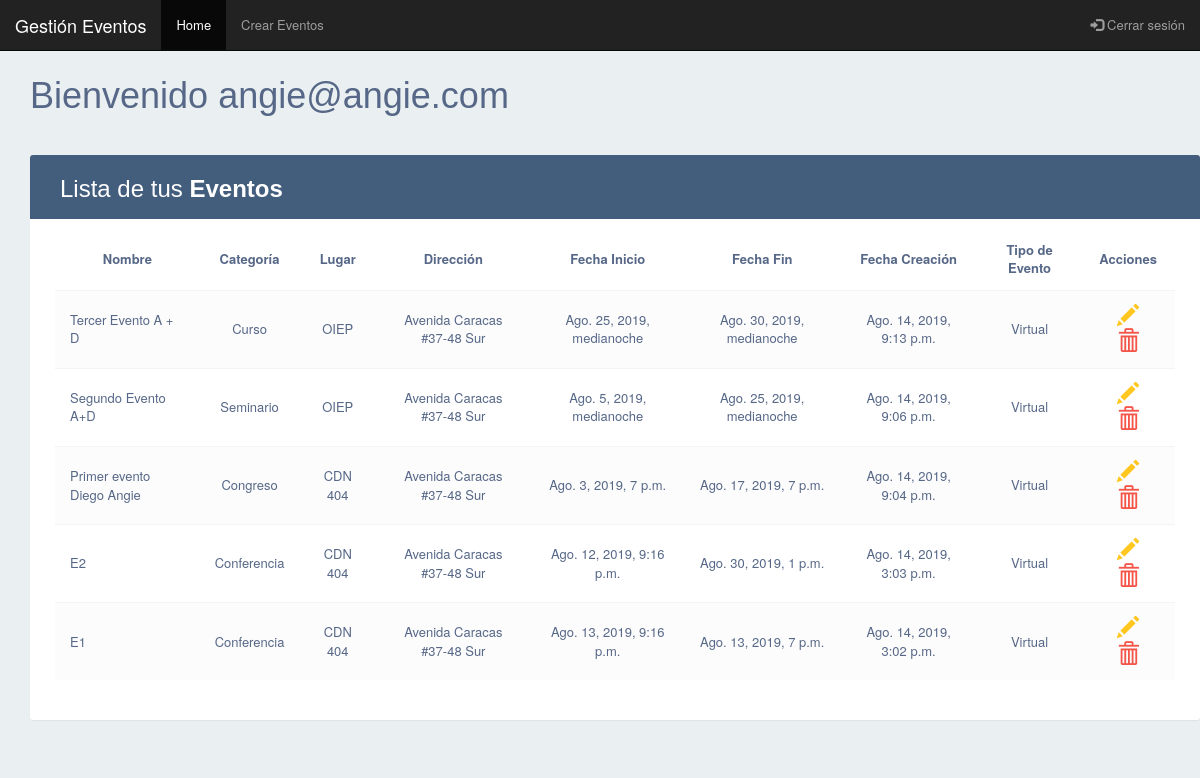
Screenshot of / (signed in) with the database file from the repository.
### events/models.py (models this page shows, shortened)
class Event(models.Model):
    event_name = models.CharField(max_length = 140, blank = False)
    event_site = models.CharField(max_length = 140, blank = True)
    event_address = models.CharField(max_length = 200, blank = True)
    event_start_date = models.DateTimeField()
    event_end_date = models.DateTimeField()
    event_create_date = models.DateTimeField(auto_now_add=True)
    event_category = models.ForeignKey(Category, on_delete = models.CASCADE)
    event_type = models.ForeignKey(EventType, on_delete = models.CASCADE)
    event_creator = models.ForeignKey(User, on_delete= models.CASCADE)

class Category(models.Model):
    category_description = models.CharField(max_length = 100, blank = False)

class EventType(models.Model):
    event_type_description = models.CharField(max_length = 100, blank = False)

### events/views.py (the view)
@login_required
def list_events(request):
    events = Event.objects.filter(event_creator=request.user).order_by('-event_create_date')
    context = {
        'events': events
    }
    return render(request, 'events/myevents.html', context = context)

### templates/events/myevents.html (shortened to what this page needs)
{% extends "base.html" %}
{% block container %}
    <div class="container">
        <div class="row">
            <h1>Bienvenido {{ request.user.username }}</h1>
        </div>
        <div class="row">
            <div class="table-wrapper">
                <div class="table-title">
                    <div class="row">
                        <div class="col-xs-12">
                            <h2> Lista de tus <b>Eventos</b></h2>
                        </div>
                    </div>
                </div>
                <table class="table table-striped table-hover">
                    <thead>
                        <tr>
                            <td align="center"> <b> Nombre </b> </td>
                            <td align="center"> <b> Categoría </b> </td>
                            <td align="center"> <b> Lugar </b> </td>
                            <td align="center"> <b> Dirección </b> </td>
                            <td align="center"> <b> Fecha Inicio </b> </td>
                            <td align="center"> <b> Fecha Fin </b> </td>
                            <td align="center"> <b> Fecha Creación</b> </td>
                            <td align="center"> <b> Tipo de Evento </b> </td>
                            <td align="center"> <b> Acciones </b> </td>
                        </tr>
                    </thead>
                    <tbody>
                        {% for event in events %}
                            <tr>
                                <td>{{ event.event_name }}</td>
                                <td align="center">{{ event.event_category.category_description }}</td>
                                <td align="center">{{ event.event_site }}</td>
                                <td align="center">{{ event.event_address }}</td>
                                <td align="center">{{ event.event_start_date }}</td>
                                <td align="center">{{ event.event_end_date }}</td>
                                <td align="center">{{ event.event_create_date }}</td>
                                <td align="center">{{ event.event_type.event_type_description }}</td>
                                <td align="center">
                                    <a href="{% url 'events:edit' %}?event={{ event.pk }}" class="edit">
                                        <i class="glyphicon glyphicon-pencil" data-toggle="tooltip" title="Editar"></i>
                                    </a>
                                    <a href="{% url 'events:delete' %}?event={{ event.pk }}" class="delete">
                                        <i class="glyphicon glyphicon-trash" data-toggle="tooltip" title="Borrar"></i>
                                    </a>
                                </td>
                            </tr>
                        {% endfor %}
                    </tbody>
                </table>
            </div>
        </div>
    </div>
{% endblock %}

### static/css/styles.css (style rules this page uses)
body { color: #566787; background: #eaf0f1; font-family: 'Varela Round', sans-serif; font-size: 13px; }
.table-wrapper { background: #fff; padding: 20px 25px; margin: 30px 0; border-radius: 3px; box-shadow: 0 1px 1px rgba(0,0,0,.05); }
.table-title { padding-bottom: 15px; background: #435d7d; color: #fff; padding: 16px 30px; margin: -20px -25px 10px; border-radius: 3px 3px 0 0; }
.table-title h2 { margin: 5px 0 0; font-size: 24px; }
table.table tr th, table.table tr td { border-color: #e9e9e9; padding: 12px 15px; vertical-align: middle; }
table.table-striped tbody tr:nth-of-type(odd) { background-color: #fcfcfc; }
table.table td:last-child i { opacity: 0.9; font-size: 22px; margin: 0 5px; }
table.table td a { font-weight: bold; color: #566787; display: inline-block; text-decoration: none; outline: none !important; }
table.table td a.edit { color: #FFC107; }
table.table td a.delete { color: #F44336; }
table.table td i { font-size: 19px; }

### rows the page displays
Event: event_name "Tercer Evento A + D", event_category.category_description "Curso", event_site "OIEP", event_address "Avenida Caracas #37-48 Sur", event_start_date "Ago. 25, 2019, medianoche", event_end_date "Ago. 30, 2019, medianoche", event_create_date "Ago. 14, 2019, 9:13 p.m.", event_type.event_type_description "Virtual"
Event: event_name "Segundo Evento A+D", event_category.category_description "Seminario", event_site "OIEP", event_address "Avenida Caracas #37-48 Sur", event_start_date "Ago. 5, 2019, medianoche", event_end_date "Ago. 25, 2019, medianoche", event_create_date "Ago. 14, 2019, 9:06 p.m.", event_type.event_type_description "Virtual"
Event: event_name "Primer evento Diego Angie", event_category.category_description "Congreso", event_site "CDN 404", event_address "Avenida Caracas #37-48 Sur", event_start_date "Ago. 3, 2019, 7 p.m.", event_end_date "Ago. 17, 2019, 7 p.m.", event_create_date "Ago. 14, 2019, 9:04 p.m.", event_type.event_type_description "Virtual"
Event: event_name "E2", event_category.category_description "Conferencia", event_site "CDN 404", event_address "Avenida Caracas #37-48 Sur", event_start_date "Ago. 12, 2019, 9:16 p.m.", event_end_date "Ago. 30, 2019, 1 p.m.", event_create_date "Ago. 14, 2019, 3:03 p.m.", event_type.event_type_description "Virtual"
Event: event_name "E1", event_category.category_description "Conferencia", event_site "CDN 404", event_address "Avenida Caracas #37-48 Sur", event_start_date "Ago. 13, 2019, 9:16 p.m.", event_end_date "Ago. 13, 2019, 7 p.m.", event_create_date "Ago. 14, 2019, 3:02 p.m.", event_type.event_type_description "Virtual"

### other values shown
{{ request.user.username }} "angie@angie.com"
